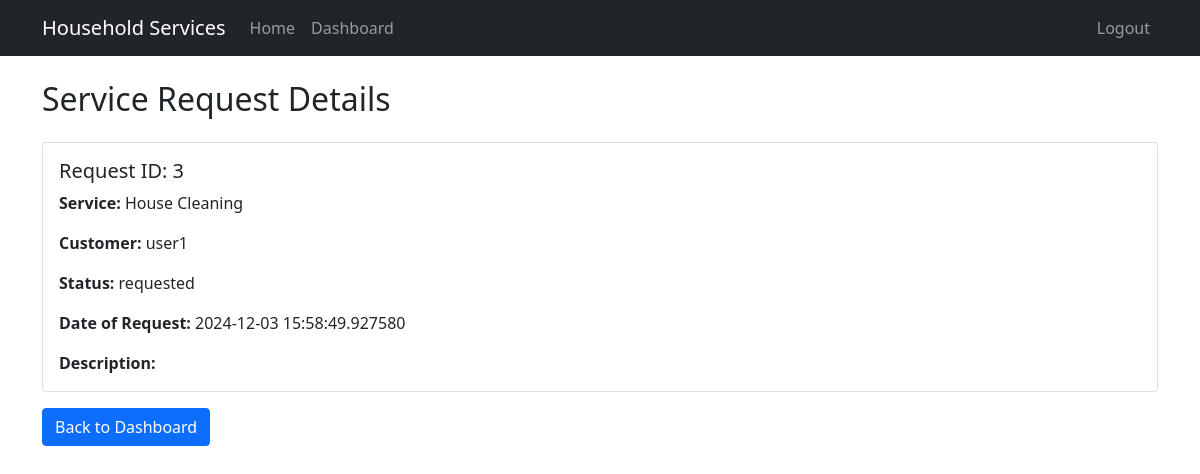
The app's page /admin/view-request/3 (signed in) with its own data.
### models/service_request.py (models this page shows)
class ServiceRequest(db.Model):
    id = db.Column(db.Integer, primary_key=True)
    service_id = db.Column(db.Integer, db.ForeignKey('service.id'), nullable=False)
    customer_id = db.Column(db.Integer, db.ForeignKey('user.id'), nullable=False)
    professional_id = db.Column(db.Integer, db.ForeignKey('user.id'))
    date_of_request = db.Column(db.DateTime, default=datetime.utcnow)
    date_of_completion = db.Column(db.DateTime)
    status = db.Column(db.String(20), default='requested')
    remarks = db.Column(db.Text)
    service = db.relationship('Service', back_populates='requests')
    customer = db.relationship('User', foreign_keys=[customer_id], backref='customer_requests')
    professional = db.relationship('User', foreign_keys=[professional_id], backref='professional_requests')

### models/service.py (models this page shows)
class Service(db.Model):
    id = db.Column(db.Integer, primary_key=True)
    name = db.Column(db.String(100), nullable=False)
    base_price = db.Column(db.Float, nullable=False)
    time_required = db.Column(db.String(50))
    description = db.Column(db.Text)
    requests = db.relationship('ServiceRequest', back_populates='service', cascade='all, delete-orphan')

### models/user.py (models this page shows, shortened)
class User(db.Model):
    id = db.Column(db.Integer, primary_key=True)
    username = db.Column(db.String(80), unique=True, nullable=False)
    password = db.Column(db.String(120), nullable=False)
    email = db.Column(db.String(120), unique=True, nullable=False)
    role = db.Column(db.String(20), nullable=False)
    is_active = db.Column(db.Boolean, default=True)
    date_created = db.Column(db.DateTime, default=datetime.utcnow)

### routes/admin.py (the view)
@admin_bp.route('/view-request/<int:request_id>')
def view_request(request_id):
    if session.get('role') != 'admin':
        return redirect(url_for('auth.login'))
    service_request = ServiceRequest.query.get_or_404(request_id)
    return render_template('admin/view_request.html', request=service_request)

### templates/admin/view_request.html (shortened to what this page needs)
{% extends "base.html" %}
{% block content %}
<h2>Service Request Details</h2>
<div class="card mt-4">
    <div class="card-body">
        <h5 class="card-title">Request ID: {{ request.id }}</h5>
        <p class="card-text"><strong>Service:</strong> {{ request.service.name }}</p>
        <p class="card-text"><strong>Customer:</strong> {{ request.customer.username }}</p>
        <p class="card-text"><strong>Status:</strong> {{ request.status }}</p>
        <p class="card-text"><strong>Date of Request:</strong> {{ request.date_of_request }}</p>
        <p class="card-text"><strong>Description:</strong> {{ request.description }}</p>
    </div>
</div>
<a href="{{ url_for('admin.dashboard') }}" class="btn btn-primary mt-3">Back to Dashboard</a>
{% endblock %}

### records on screen
ServiceRequest: id "3", status "requested", date_of_request "2024-12-03 15:58:49.927580"
Service: service.name "House Cleaning"
User: customer.username "user1"
